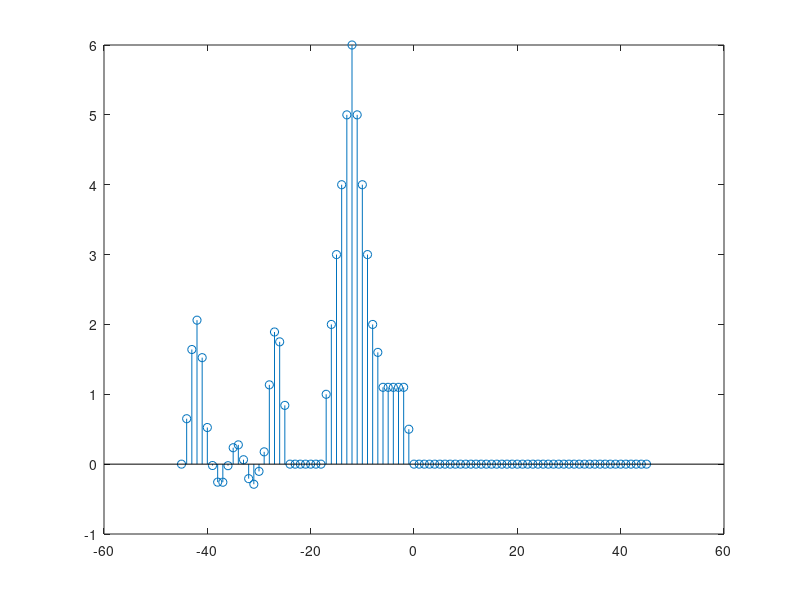
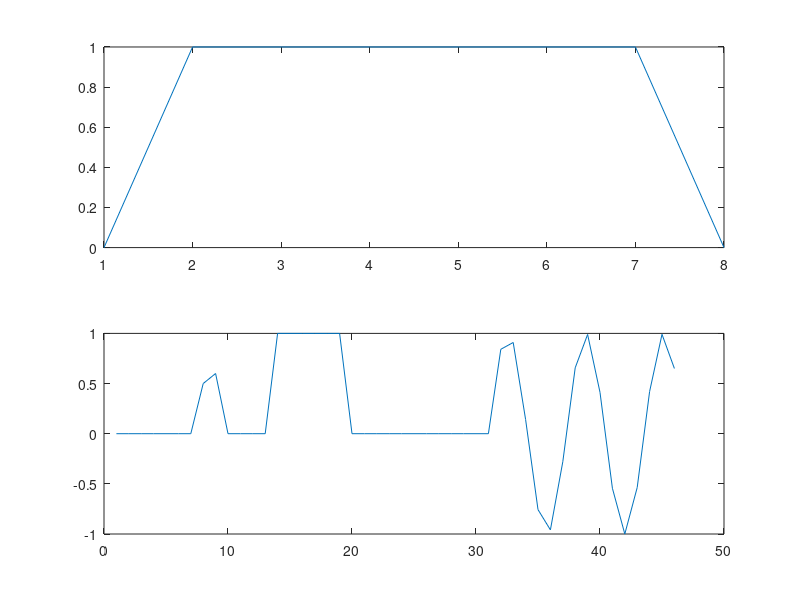

The MATLAB script that drew these images, in order:
n = 0:15;
%x = 0.84.^n;
%y = circshift(x,5);
x=[ 0 1 1 1 1 1 1 0]
y=sin(n);
D=[0 0 0 0 0 0 0 0.5 0.6 0 0 0  x 0 0 0 0 0 0 0 0 0 0 y];
%y=reshape(y,45,[])
[c,lags] = xcorr(x,D);
figure
stem(lags,c);
figure
subplot(2,1,1);
plot(x);
subplot(2,1,2); 
plot(D);

[M,I]=max(c);
lags(I)


